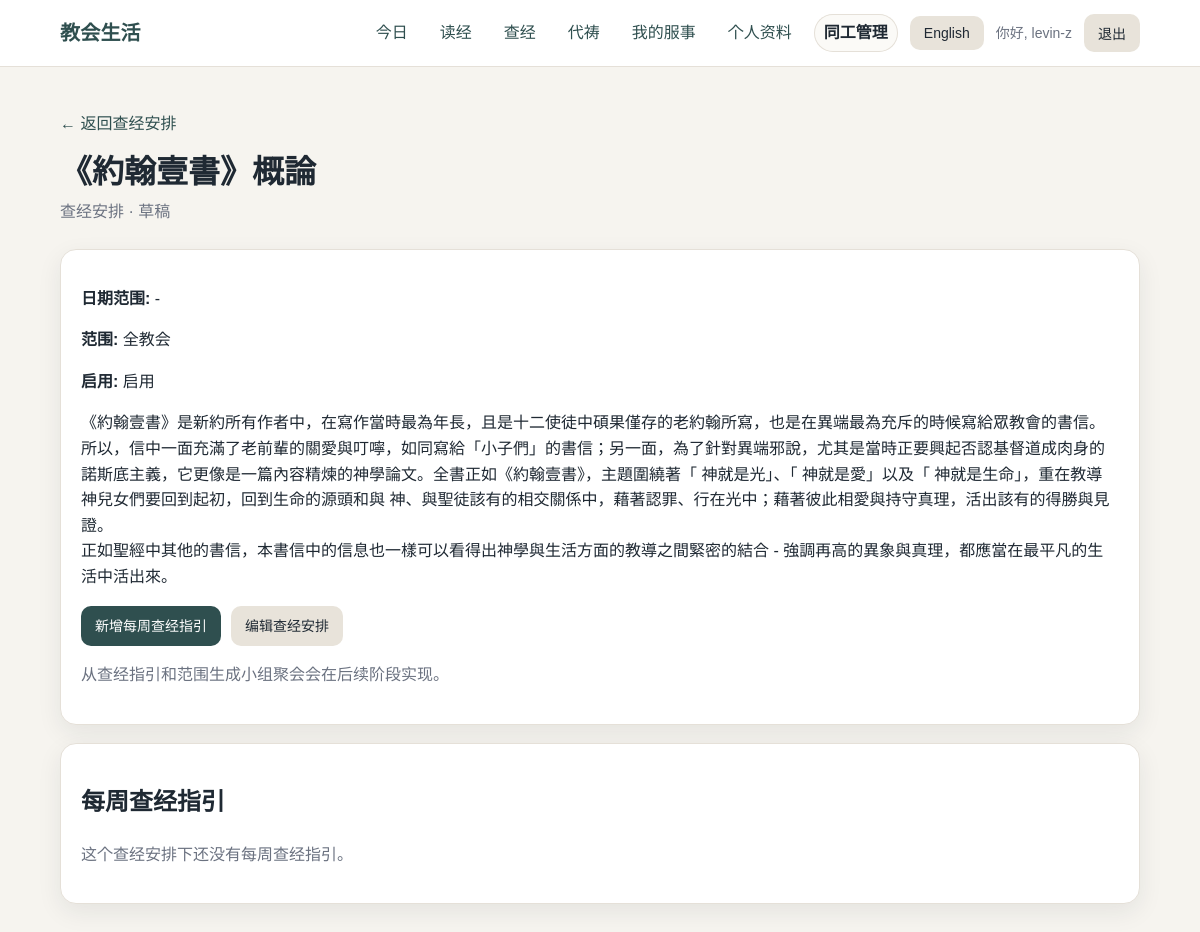
The app's page /studies/schedules/1/ (signed in), older data.
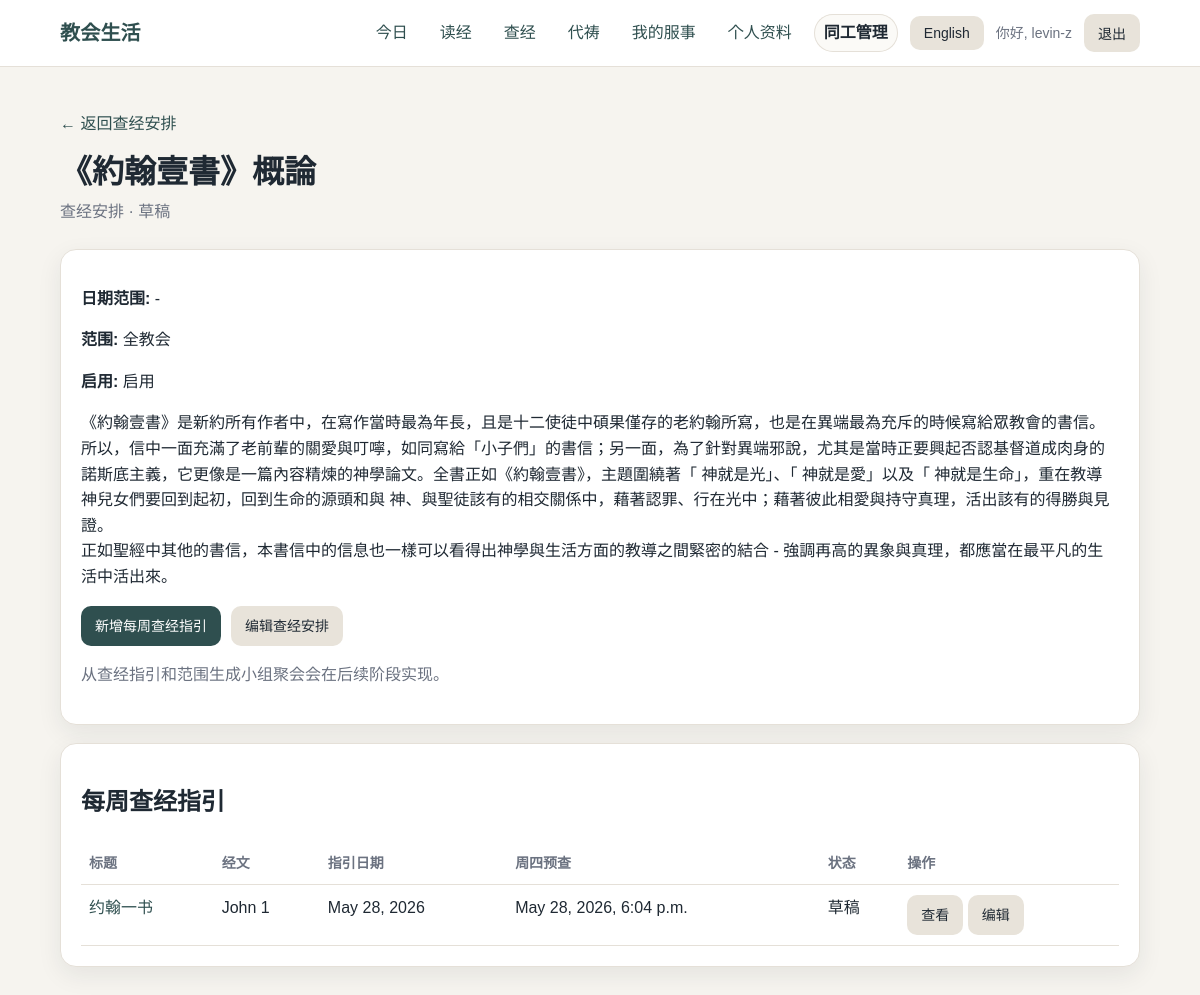
The same page, newer data.
### studies/models.py (models this page shows, shortened)
class BibleStudyLesson(models.Model):
    STATUS_DRAFT = "draft"
    STATUS_PUBLISHED = "published"
    STATUS_COMPLETED = "completed"
    STATUS_CANCELLED = "cancelled"
    STATUS_CHOICES = [
        (STATUS_DRAFT, "Draft"),
        (STATUS_PUBLISHED, "Published"),
        (STATUS_COMPLETED, "Completed"),
        (STATUS_CANCELLED, "Cancelled"),
    ]
    series = models.ForeignKey(
        BibleStudySeries,
        on_delete=models.CASCADE,
        related_name="lessons",
    )
    title = models.CharField(max_length=180)
    title_en = models.CharField(max_length=180, blank=True, default="")
    scripture_reference = models.CharField(max_length=180, blank=True, default="")
    lesson_date = models.DateField()
    prestudy_datetime = models.DateTimeField(null=True, blank=True)
    pastor_guide_body = models.TextField(blank=True, default="")
    pastor_guide_body_en = models.TextField(blank=True, default="")
    global_discussion_questions = models.TextField(blank=True, default="")
    global_discussion_questions_en = models.TextField(blank=True, default="")
    prestudy_notes = models.TextField(blank=True, default="")
    prestudy_notes_en = models.TextField(blank=True, default="")
    status = models.CharField(
        max_length=32,
        choices=STATUS_CHOICES,
        default=STATUS_DRAFT,
    )
    published_at = models.DateTimeField(null=True, blank=True)
    created_by = models.ForeignKey(
        settings.AUTH_USER_MODEL,
        on_delete=models.SET_NULL,
        null=True,
        blank=True,
        related_name="created_bible_study_lessons",
    )
    created_at = models.DateTimeField(auto_now_add=True)
    updated_at = models.DateTimeField(auto_now=True)
    class Meta:
        ordering = ["-lesson_date", "-prestudy_datetime"]
    def get_title(self, language="zh"):
        if language == "en" and self.title_en:
            return self.title_en
        return self.title

### accounts/models.py (models this page shows, shortened)
class Profile(models.Model):
    LANGUAGE_CHOICES = [
        ("zh", "中文"),
        ("en", "English"),
    ]
    user = models.OneToOneField(
        settings.AUTH_USER_MODEL,
        on_delete=models.CASCADE,
        related_name="profile",
    )
    small_group = models.ForeignKey(
        SmallGroup,
        on_delete=models.SET_NULL,
        null=True,
        blank=True,
        related_name="members",
    )
    preferred_language = models.CharField(
        max_length=2,
        choices=LANGUAGE_CHOICES,
        default="zh",
    )
    must_change_password = models.BooleanField(default=False)

### studies/views.py (the view)
@login_required
def bible_study_schedule_detail(request, series_id):
    language = get_user_language(request)
    if not can_manage_bible_studies(request.user):
        messages.error(request, study_ui_text(language, "no_permission"))
        return redirect("study_session_list")
    schedule = get_object_or_404(
        BibleStudySeries.objects.select_related(
            "ministry_context",
            "district",
            "small_group",
        ).annotate(guide_count=Count("lessons")),
        id=series_id,
    )
    return render(
        request,
        "studies/bible_study_schedule_detail.html",
        {
            "schedule": schedule,
            "lessons": schedule.lessons.select_related(
                "series",
                "created_by",
            ),
        },
    )

### accounts/context_processors.py (called while the page is built, shortened)
def get_active_nav(request):
    resolver_match = getattr(request, "resolver_match", None)
    url_name = getattr(resolver_match, "url_name", "")
    if url_name in STAFF_NAV_URLS:
        return "staff"

def language_context(request):
    language = get_user_language(request)
    other_language = "en" if language == "zh" else "zh"
    return {
        "language": language,
        "language_label": SUPPORTED_LANGUAGES[language],
        "other_language": other_language,
        "other_language_label": SUPPORTED_LANGUAGES[other_language],
        "supported_languages": SUPPORTED_LANGUAGES,
        "ui": UI_TEXT[language],
        "active_nav": get_active_nav(request),
    }

### accounts/language.py (called while the page is built)
def normalize_language(language):
    if language in SUPPORTED_LANGUAGES:
        return language
    return DEFAULT_LANGUAGE

### studies/models.py (called while the page is built)
    def get_title(self, language="zh"):
        if language == "en" and self.title_en:
            return self.title_en
        return self.title

    def get_description(self, language="zh"):
        if language == "en" and self.description_en:
            return self.description_en or self.description
        return self.description

### templates/studies/bible_study_schedule_detail.html (shortened to what the changed rows need)
{% extends "base.html" %}
{% load study_extras %}
{% block content %}
<div class="page-header">
    <h1 class="page-title">{{ schedule|study_series_title:language }}</h1>
</div>
<div class="card">
    <h2>{% if language == "zh" %}每周查经指引{% else %}Weekly Bible Study Guides{% endif %}</h2>
    {% if lessons %}
    <div class="table-wrap">
        <table>
            <thead>
                <tr>
                    <th>{% if language == "zh" %}标题{% else %}Title{% endif %}</th>
                    <th>{% if language == "zh" %}经文{% else %}Scripture{% endif %}</th>
                    <th>{% if language == "zh" %}指引日期{% else %}Guide Date{% endif %}</th>
                    <th>{% if language == "zh" %}周四预查{% else %}Pre-study{% endif %}</th>
                    <th>{% if language == "zh" %}状态{% else %}Status{% endif %}</th>
                    <th>{% if language == "zh" %}操作{% else %}Actions{% endif %}</th>
                </tr>
            </thead>
            <tbody>
                {% for lesson in lessons %}
                <tr>
                    <td>
                        <a href="{% url 'bible_study_lesson_detail' lesson.id %}">
                            {{ lesson|study_lesson_title:language }}
                        </a>
                    </td>
                    <td>{{ lesson.scripture_reference|default:"-" }}</td>
                    <td>{{ lesson.lesson_date }}</td>
                    <td>{{ lesson.prestudy_datetime|default:"-" }}</td>
                    <td>{{ lesson|study_status_label:language }}</td>
                    <td>
                        <a class="button button-secondary"
                           href="{% url 'bible_study_lesson_detail' lesson.id %}">
                            {% if language == "zh" %}查看{% else %}View{% endif %}
                        </a>
                        <a class="button button-secondary"
                           href="{% url 'edit_bible_study_lesson' lesson.id %}">
                            {% if language == "zh" %}编辑{% else %}Edit{% endif %}
                        </a>
                    </td>
                </tr>
                {% endfor %}
            </tbody>
        </table>
    </div>
    {% else %}
    <p class="muted">
        {% if language == "zh" %}这个查经安排下还没有每周查经指引。{% else %}No weekly Bible Study guides have been added to this schedule yet.{% endif %}
    </p>
    {% endif %}
</div>
{% endblock %}

Row changes from the older to the newer data that the page shows:
added BibleStudyLesson: title.preferred_language "约翰一书", scripture_reference "John 1", lesson_date "May 28, 2026", prestudy_datetime "May 28, 2026, 6:04 p.m.", status.preferred_language "草稿"
Text that changed along with them:
text no longer shown: "这个查经安排下还没有每周查经指引。"
text now shown: "标题 经文 指引日期 周四预查 状态 操作"
